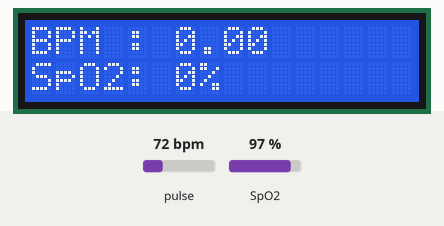
Bench run of a sketch on a simulated Arduino Uno, built with avr-gcc and run on an emulated ATmega328P. Parts: 16×2 character LCD. The inputs (shaded band) are chosen by the test bench; at power-on: pulse 72 bpm, SpO2 97 %. What the sketch prints to the serial monitor is not drawn.

Above: at 4.2 s.
4.3 s: pulse set to 42 bpm
At 7.2 s:
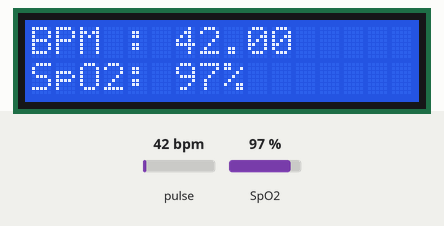
7.6 s: SpO2 set to 80 %
At 8.9 s:
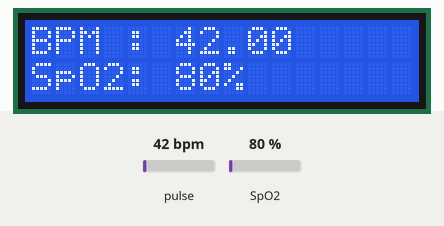
9.6 s: pulse set to 70 bpm
At 10.6 s:
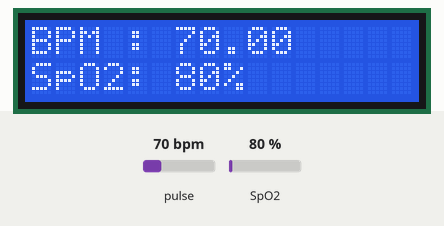
11.7 s: SpO2 set to 85 %
At 13.5 s:
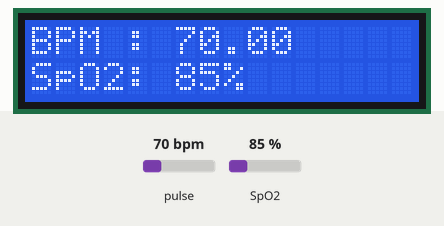
Timing chart, 0 to 14.7 s (numbered marks = the images above; inputs shaded):
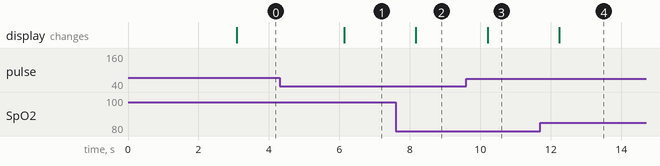

The sketch:

code_Arduino.ino
```cpp
#include <SoftwareSerial.h> // va creer un serial virtuel
#include <LiquidCrystal.h>
#include <Wire.h>
#include "MAX30100_PulseOximeter.h"

LiquidCrystal lcd(13, 12, 11, 10, 9, 8);
SoftwareSerial BTSerial(2, 3); // RX | TX  = > BT-TX=2 BT-RX=3

PulseOximeter pox;
//byte beat=pox.getHeartRate();
//byte spodeux=pox.getSpO2();
uint32_t tsLastReport = 0;

void onBeatDetected()
{
    //Serial.println("Beat!");
}

void setup()
{

    Serial.begin(9600);
    BTSerial.begin(9600);

    Serial.print("Initializing pulse oximeter..");
    lcd.begin(16,2);
    lcd.print("Initializing...");
    delay(3000);
    lcd.clear();

    // Initialize the PulseOximeter instance
    // Failures are generally due to an improper I2C wiring, missing power supply
    // or wrong target chip
    if (!pox.begin()) {
        Serial.println("FAILED");
        for(;;);
    } else {
        Serial.println("SUCCESS");
    }
     pox.setIRLedCurrent(MAX30100_LED_CURR_7_6MA);

    // Register a callback for the beat detection
    pox.setOnBeatDetectedCallback(onBeatDetected);
}

void loop()
{

    // Make sure to call update as fast as possible
    pox.update();
    if (millis() - tsLastReport > 1000) {
        //Serial.print("Heart rate:");
        Serial.print(pox.getHeartRate());
        BTSerial.print(pox.getHeartRate());
        Serial.print("&");
        BTSerial.print("&");
        //Serial.print("bpm / SpO2:");
        Serial.println(pox.getSpO2());
        BTSerial.println(pox.getSpO2());
        //Serial.println("%");

        lcd.clear();
        lcd.setCursor(0,0);
        lcd.print("BPM : ");
        lcd.print(pox.getHeartRate());

        lcd.setCursor(0,1);
        lcd.print("SpO2: ");
        lcd.print(pox.getSpO2());
        lcd.print("%");

        tsLastReport = millis();
    }
}
```

Measured:
- after the input at 4.3 s, the display: changes after 1.8 s (image 1)
- after the input at 7.6 s, the display: changes after 0.57 s (image 2)
- after the input at 9.6 s, the display: changes after 0.61 s (image 3)
- after the input at 11.7 s, the display: changes after 0.54 s (image 4)
